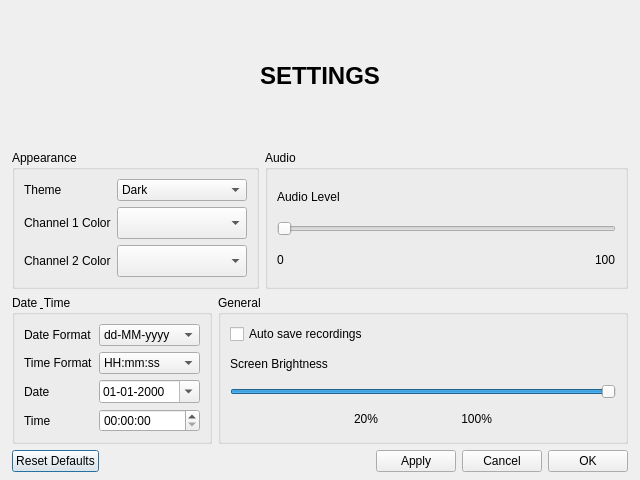
<?xml version="1.0" encoding="UTF-8"?>
<ui version="4.0">
 <class>settings</class>
 <widget class="QDialog" name="settings">
  <property name="geometry">
   <rect>
    <x>0</x>
    <y>0</y>
    <width>640</width>
    <height>480</height>
   </rect>
  </property>
  <property name="windowTitle">
   <string>Settings</string>
  </property>
  <property name="modal">
   <bool>true</bool>
  </property>
  <layout class="QVBoxLayout" name="verticalLayoutMain">
   <property name="spacing">
    <number>6</number>
   </property>
   <property name="leftMargin">
    <number>12</number>
   </property>
   <property name="topMargin">
    <number>8</number>
   </property>
   <property name="rightMargin">
    <number>12</number>
   </property>
   <property name="bottomMargin">
    <number>8</number>
   </property>
   <item>
    <widget class="QLabel" name="labelTitle">
     <property name="font">
      <font>
       <pointsize>18</pointsize>
       <weight>75</weight>
       <bold>true</bold>
      </font>
     </property>
     <property name="text">
      <string>SETTINGS</string>
     </property>
     <property name="alignment">
      <set>Qt::AlignmentFlag::AlignCenter</set>
     </property>
    </widget>
   </item>
   <item>
    <layout class="QHBoxLayout" name="topRow">
     <item>
      <widget class="QGroupBox" name="groupAppearance">
       <property name="title">
        <string>Appearance</string>
       </property>
       <layout class="QGridLayout" name="gridAppearance">
        <item row="0" column="0">
         <widget class="QLabel" name="labelTheme">
          <property name="text">
           <string>Theme</string>
          </property>
         </widget>
        </item>
        <item row="0" column="1">
         <widget class="QComboBox" name="comboTheme">
          <item>
           <property name="text">
            <string>Dark</string>
           </property>
          </item>
          <item>
           <property name="text">
            <string>Light</string>
           </property>
          </item>
         </widget>
        </item>
        <item row="1" column="0">
         <widget class="QLabel" name="labelChannel1">
          <property name="text">
           <string>Channel 1 Color</string>
          </property>
         </widget>
        </item>
        <item row="1" column="1">
         <widget class="QComboBox" name="comboChannel1">
          <property name="minimumSize">
           <size>
            <width>130</width>
            <height>32</height>
           </size>
          </property>
         </widget>
        </item>
        <item row="2" column="0">
         <widget class="QLabel" name="labelChannel2">
          <property name="text">
           <string>Channel 2 Color</string>
          </property>
         </widget>
        </item>
        <item row="2" column="1">
         <widget class="QComboBox" name="comboChannel2">
          <property name="minimumSize">
           <size>
            <width>130</width>
            <height>32</height>
           </size>
          </property>
         </widget>
        </item>
       </layout>
      </widget>
     </item>
     <item>
      <widget class="QGroupBox" name="groupAudio">
       <property name="title">
        <string>Audio</string>
       </property>
       <layout class="QVBoxLayout" name="verticalLayoutAudio">
        <item>
         <widget class="QLabel" name="labelAudioValue">
          <property name="text">
           <string>Audio Level</string>
          </property>
         </widget>
        </item>
        <item>
         <widget class="QSlider" name="sliderAudio">
          <property name="minimum">
           <number>0</number>
          </property>
          <property name="maximum">
           <number>100</number>
          </property>
          <property name="singleStep">
           <number>5</number>
          </property>
          <property name="pageStep">
           <number>5</number>
          </property>
          <property name="orientation">
           <enum>Qt::Orientation::Horizontal</enum>
          </property>
         </widget>
        </item>
        <item>
         <layout class="QHBoxLayout" name="audioLabels">
          <item>
           <widget class="QLabel" name="labelAudioMin">
            <property name="text">
             <string>0</string>
            </property>
           </widget>
          </item>
          <item>
           <spacer name="horizontalSpacerAudio">
            <property name="orientation">
             <enum>Qt::Orientation::Horizontal</enum>
            </property>
            <property name="sizeHint" stdset="0">
             <size>
              <width>40</width>
              <height>20</height>
             </size>
            </property>
           </spacer>
          </item>
          <item>
           <widget class="QLabel" name="labelAudioMax">
            <property name="text">
             <string>100</string>
            </property>
           </widget>
          </item>
         </layout>
        </item>
       </layout>
      </widget>
     </item>
    </layout>
   </item>
   <item>
    <layout class="QHBoxLayout" name="middleRow">
     <item>
      <widget class="QGroupBox" name="groupDateTime">
       <property name="title">
        <string>Date &amp; Time</string>
       </property>
       <layout class="QGridLayout" name="gridDateTime">
        <item row="0" column="0">
         <widget class="QLabel" name="labelDateFormat">
          <property name="text">
           <string>Date Format</string>
          </property>
         </widget>
        </item>
        <item row="0" column="1">
         <widget class="QComboBox" name="comboDateFormat">
          <item><property name="text"><string>dd-MM-yyyy</string></property></item>
          <item><property name="text"><string>dd/MM/yyyy</string></property></item>
          <item><property name="text"><string>yyyy-MM-dd</string></property></item>
         </widget>
        </item>
        <item row="1" column="0">
         <widget class="QLabel" name="labelTimeFormat">
          <property name="text">
           <string>Time Format</string>
          </property>
         </widget>
        </item>
        <item row="1" column="1">
         <widget class="QComboBox" name="comboTimeFormat">
          <item><property name="text"><string>HH:mm:ss</string></property></item>
          <item><property name="text"><string>hh:mm:ss AP</string></property></item>
         </widget>
        </item>
        <item row="2" column="0">
         <widget class="QLabel" name="labelSetDate">
          <property name="text">
           <string>Date</string>
          </property>
         </widget>
        </item>
        <item row="2" column="1">
         <widget class="QDateEdit" name="dateEdit">
          <property name="calendarPopup">
           <bool>true</bool>
          </property>
          <property name="displayFormat">
           <string>dd-MM-yyyy</string>
          </property>
         </widget>
        </item>
        <item row="3" column="0">
         <widget class="QLabel" name="labelSetTime">
          <property name="text">
           <string>Time</string>
          </property>
         </widget>
        </item>
        <item row="3" column="1">
         <widget class="QTimeEdit" name="timeEdit">
          <property name="displayFormat">
           <string>HH:mm:ss</string>
          </property>
         </widget>
        </item>
       </layout>
      </widget>
     </item>
     <item>
      <widget class="QGroupBox" name="groupGeneral">
       <property name="title">
        <string>General</string>
       </property>
       <layout class="QVBoxLayout" name="verticalLayoutGeneral">
        <item>
         <widget class="QCheckBox" name="checkAutoSave">
          <property name="text">
           <string>Auto save recordings</string>
          </property>
         </widget>
        </item>
        <item>
         <widget class="QLabel" name="labelBrightness">
          <property name="text">
           <string>Screen Brightness</string>
          </property>
         </widget>
        </item>
        <item>
         <widget class="QSlider" name="sliderBrightness">
          <property name="minimum">
           <number>20</number>
          </property>
          <property name="maximum">
           <number>100</number>
          </property>
          <property name="singleStep">
           <number>5</number>
          </property>
          <property name="pageStep">
           <number>5</number>
          </property>
          <property name="value">
           <number>100</number>
          </property>
          <property name="orientation">
           <enum>Qt::Orientation::Horizontal</enum>
          </property>
         </widget>
        </item>
        <item>
         <widget class="QLabel" name="labelBrightnessRange">
          <property name="text">
           <string>20%                         100%</string>
          </property>
          <property name="alignment">
           <set>Qt::AlignmentFlag::AlignCenter</set>
          </property>
         </widget>
        </item>
       </layout>
      </widget>
     </item>
    </layout>
   </item>
   <item>
    <layout class="QHBoxLayout" name="buttonRow">
     <item>
      <widget class="QPushButton" name="buttonReset">
       <property name="text">
        <string>Reset Defaults</string>
       </property>
      </widget>
     </item>
     <item>
      <spacer name="horizontalSpacerButtons">
       <property name="orientation">
        <enum>Qt::Orientation::Horizontal</enum>
       </property>
       <property name="sizeHint" stdset="0">
        <size><width>40</width><height>20</height></size>
       </property>
      </spacer>
     </item>
     <item>
      <widget class="QPushButton" name="buttonApply">
       <property name="text">
        <string>Apply</string>
          </property>
         </widget>
     </item>
     <item>
      <widget class="QPushButton" name="buttonCancel">
       <property name="text">
        <string>Cancel</string>
          </property>
         </widget>
     </item>
     <item>
      <widget class="QPushButton" name="buttonOk">
       <property name="text">
        <string>OK</string>
          </property>
         </widget>
     </item>
    </layout>
   </item>
  </layout>
 </widget>
 <resources/>
 <connections/>
</ui>
